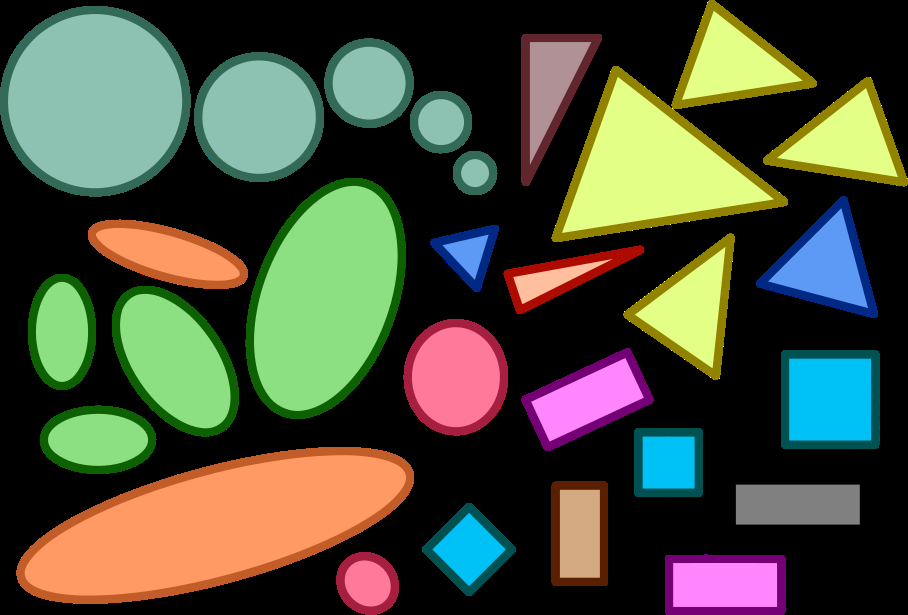
#> input picture 03-opencv-lab/resources/geometric-shapes.png, 908 x 615 px
$ python example04-corners.py
#> lines starting #> are read from the running program, lines starting #| are printed output that depends on the picture
from __future__ import print_function
import cv2 as cv
import numpy as np

# image_file="resources/valve.png"
# image_file="resources/cards.jpg"
image_file="resources/geometric-shapes.png"
source_window = 'Source image'
corners_window = 'Corners detected'
max_thresh = 255

def cornerHarris_demo(val):
    thresh = val
    # Detector parameters
    blockSize = 2
    apertureSize = 3
    k = 0.04
    # Detecting corners
    dst = cv.cornerHarris(src_gray, blockSize, apertureSize, k)
    # Normalizing
    dst_norm = np.empty(dst.shape, dtype=np.float32)
    cv.normalize(dst, dst_norm, alpha=0, beta=255, norm_type=cv.NORM_MINMAX)
    dst_norm_scaled = cv.convertScaleAbs(dst_norm)

    dst_norm_scaled_bgr = cv.cvtColor(dst_norm_scaled, cv.COLOR_GRAY2BGR)

    # Drawing a circle around corners
    for i in range(dst_norm.shape[0]):
        for j in range(dst_norm.shape[1]):
            if int(dst_norm[i,j]) > thresh:
                cv.circle(dst_norm_scaled_bgr, (j,i), 5, (0,0,255), 2)
    # Showing the result
    cv.namedWindow(corners_window)
    cv.imshow(corners_window, dst_norm_scaled_bgr)

if __name__ == '__main__':
    src = cv.imread(cv.samples.findFile(image_file))
#> src is the input picture: shape (615, 908, 3); mean B, G, R 60.8, 79.8, 75.8
    src_gray = cv.cvtColor(src, cv.COLOR_BGR2GRAY)
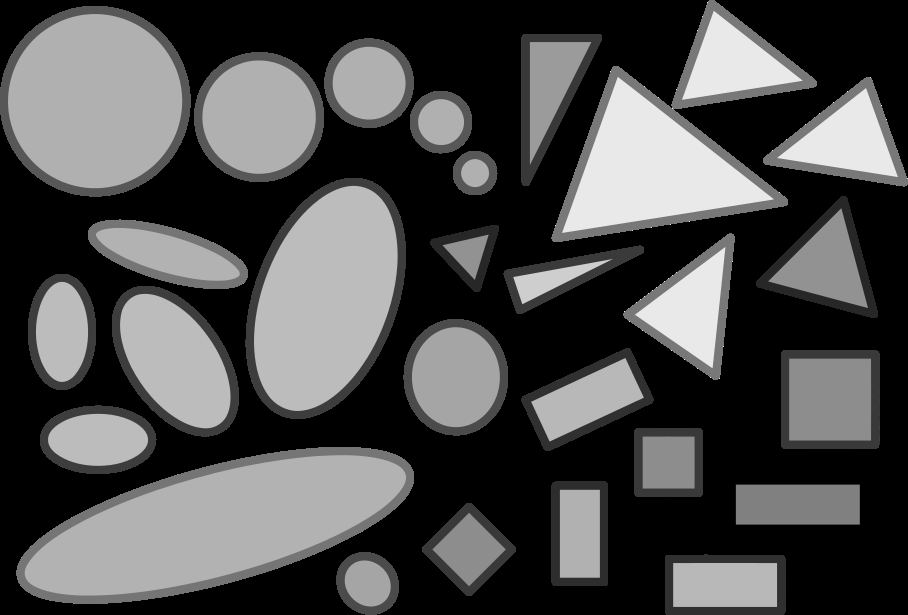
#> src_gray: shape (615, 908); min 0, max 233, mean 76.4

    # Create a window and a trackbar
    cv.namedWindow(source_window)
    thresh = 200 # initial threshold
    cv.createTrackbar('Threshold: ', source_window, thresh, max_thresh, cornerHarris_demo)
    cv.imshow(source_window, src)
    cornerHarris_demo(thresh)
#> in cornerHarris_demo, `dst = cv.cornerHarris(src_gray, blockSize, apertureSize, k)`:
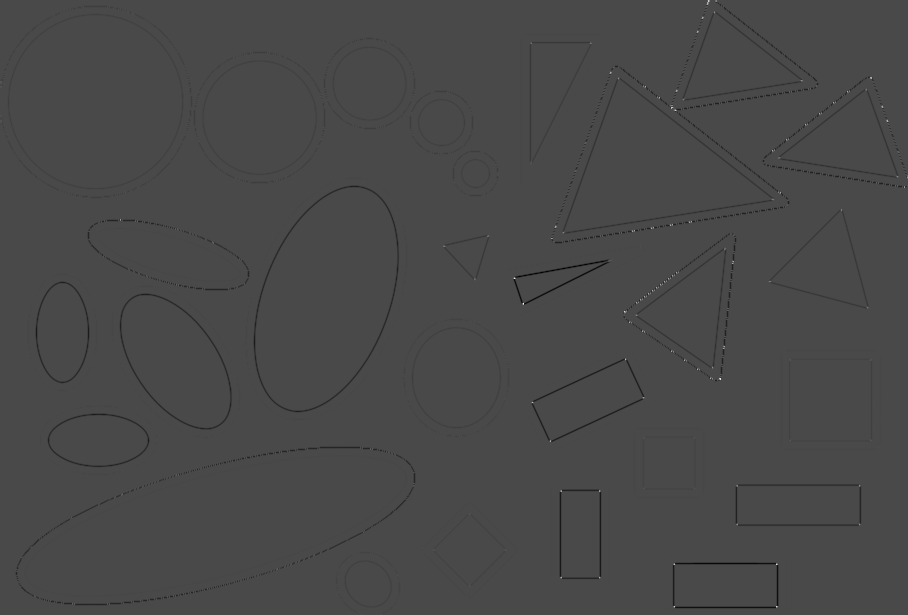
#> dst: shape (615, 908) float32; min -0.00366, max 0.00903, mean -3.08e-05; drawn with min black and max white
#> after the loop in cornerHarris_demo, `for i in range(dst_norm.shape[0]):`:
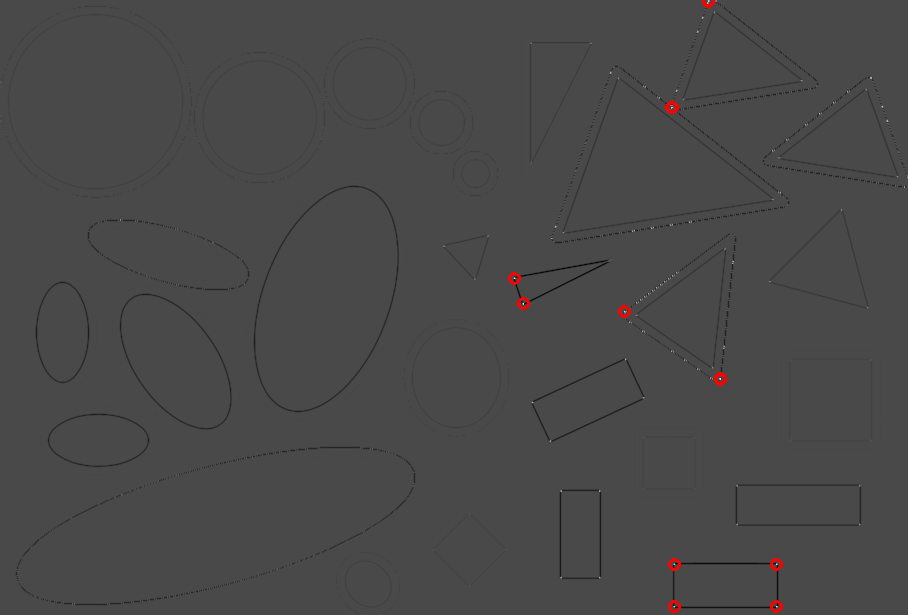
#> dst_norm_scaled_bgr: shape (615, 908, 3); mean B, G, R 72.3, 72.3, 72.7
    cv.waitKey(60000)
    cv.destroyAllWindows()
